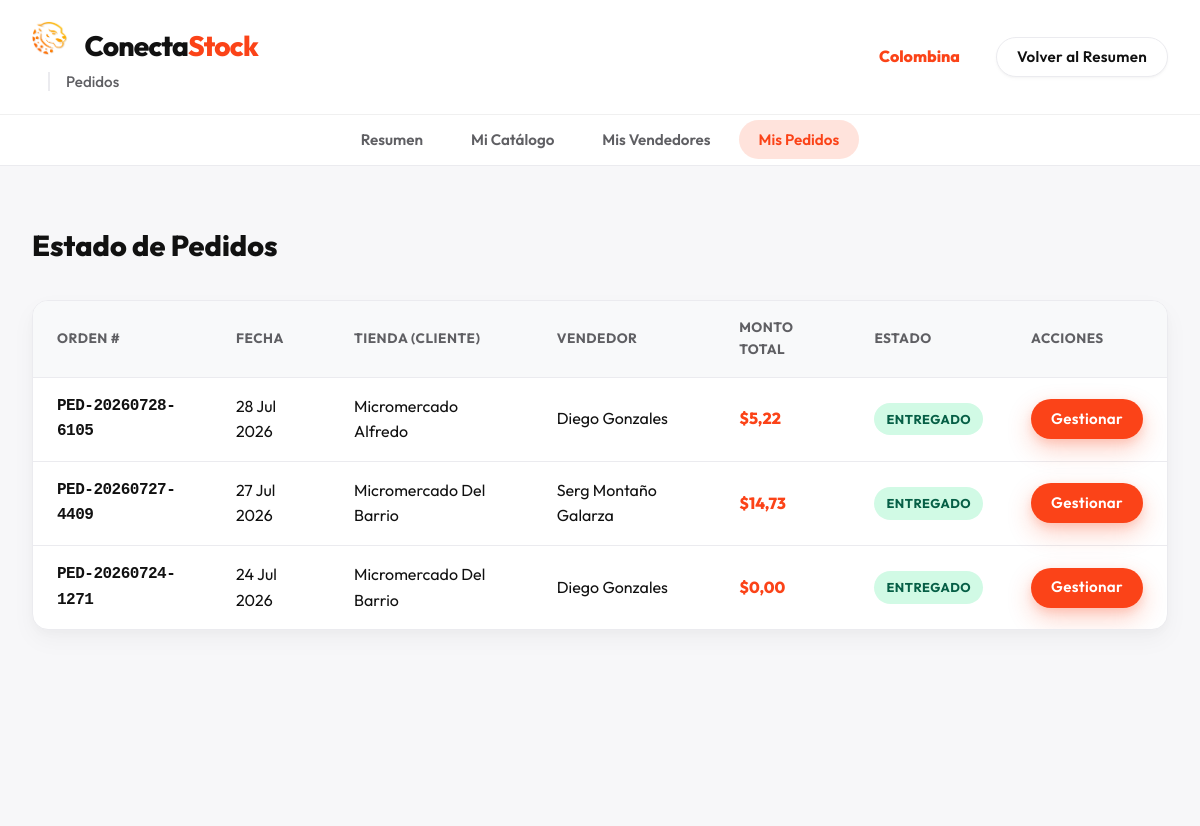
/dashboard/proveedor/pedidos/ (signed in), run on the app's committed database.
### aplicacion/models.py (models this page shows, shortened)
class Proveedor(models.Model):
    TIPO_CHOICES = (
        ('Mayorista', 'Mayorista'),
        ('Minorista', 'Minorista'),
    )
    usuario = models.OneToOneField(User, on_delete=models.CASCADE, related_name='perfil_proveedor')
    nombre_empresa = models.CharField(max_length=100)
    ruc = models.CharField(max_length=13, unique=True)
    nombre_propietario = models.CharField(max_length=50)
    apellido_propietario = models.CharField(max_length=50)
    correo = models.EmailField()
    tipo = models.CharField(max_length=20, choices=TIPO_CHOICES)
    descripcion = models.TextField()
    logo = models.ImageField(upload_to='logos_proveedores/', null=True, blank=True)
    es_verificado = models.BooleanField(default=False)
    acepta_solicitudes = models.BooleanField(default=True)

class Pedido(models.Model):
    METODO_PAGO_CHOICES = (
        ('Efectivo', 'Efectivo'),
        ('Transferencia', 'Transferencia'),
    )
    ESTADO_CHOICES = (
        ('En proceso', 'En proceso'),
        ('Enviado', 'Enviado'),
        ('En ruta', 'En ruta'),
        ('Entregado', 'Entregado'),
    )
    numero_pedido = models.CharField(max_length=20, unique=True, blank=True)
    fecha = models.DateTimeField(auto_now_add=True)
    vendedor = models.ForeignKey(Vendedor, on_delete=models.CASCADE)
    tienda = models.ForeignKey(Tienda, on_delete=models.CASCADE)
    proveedor = models.ForeignKey(Proveedor, on_delete=models.CASCADE)
    metodo_pago = models.CharField(max_length=20, choices=METODO_PAGO_CHOICES)
    numero_transferencia = models.CharField(max_length=50, null=True, blank=True)
    estado = models.CharField(max_length=20, choices=ESTADO_CHOICES, default='En proceso')
    fecha_estimada_entrega = models.DateField(null=True, blank=True)
    numero_contacto = models.CharField(max_length=10, null=True, blank=True)
    def calcular_total(self):
        detalles = self.detalles.all()
        total = sum([detalle.get_subtotal() for detalle in detalles])
        return total

class Tienda(models.Model):
    usuario = models.OneToOneField(User, on_delete=models.CASCADE, related_name='perfil_tienda')
    cedula = models.CharField(max_length=10)
    ruc_rice = models.CharField(max_length=13, blank=True, null=True)
    nombre_tienda = models.CharField(max_length=100)
    nombre_propietario = models.CharField(max_length=50)
    apellido_propietario = models.CharField(max_length=50)
    telefono = models.CharField(max_length=15)
    correo = models.EmailField()
    ubicacion_lat = models.FloatField()
    ubicacion_lng = models.FloatField()

class Vendedor(models.Model):
    SECTOR_CHOICES = (
        ('Norte', 'Norte'),
        ('Sur', 'Sur'),
        ('Este', 'Este'),
        ('Oeste', 'Oeste'),
    )
    usuario = models.OneToOneField(User, on_delete=models.CASCADE, related_name='perfil_vendedor')
    cedula = models.CharField(max_length=10, unique=True)
    ruc_rice = models.CharField(max_length=13, blank=True, null=True)
    nombre = models.CharField(max_length=50)
    apellido = models.CharField(max_length=50)
    correo = models.EmailField()
    telefono = models.CharField(max_length=15)
    ciudad = models.CharField(max_length=50)
    sector = models.CharField(max_length=20, choices=SECTOR_CHOICES)

class DetallePedido(models.Model):
    pedido = models.ForeignKey(Pedido, on_delete=models.CASCADE, related_name='detalles')
    producto = models.ForeignKey(Producto, on_delete=models.CASCADE)
    cantidad = models.IntegerField()
    precio_unitario = models.DecimalField(max_digits=10, decimal_places=2)
    def get_subtotal(self):
        return self.cantidad * self.precio_unitario

### aplicacion/views.py (the view)
# urls.py: path('dashboard/proveedor/pedidos/', views.mis_pedidos, name='mis_pedidos'),
@login_required
def mis_pedidos(request):
    if not hasattr(request.user, 'perfil_proveedor'):
        return redirect('index')
    proveedor = request.user.perfil_proveedor
    pedidos = Pedido.objects.filter(proveedor=proveedor).order_by('-fecha')
    return render(request, 'mis_pedidos.html', {'pedidos': pedidos, 'proveedor': proveedor})

### aplicacion/templates/mis_pedidos.html (shortened to what this page needs)
{% load static %}
<!DOCTYPE html>
<html lang="es">
<head>
    <link rel="stylesheet" href="{% static 'css/style.css' %}">
</head>
<body>
    <header class="b2b-header">
        <div class="container header-layout">
            <div class="logo-area">
                <strong class="brand-logo" style="display: flex; align-items: center;">
    <a href="{% url 'dashboard_proveedor' %}" class="text-decoration-none text-inherit">
        <img src="{% static 'images/iso_1.png' %}" alt="Logo" style="height: 36px; margin-right: 12px; border-radius: 4px;">
        Conecta<span class="color-accent">Stock</span>
    </a>
</strong>
                <span class="header-badge">Pedidos</span>
            </div>
            <nav aria-label="Navegación principal">
                <ul class="nav-links">
                    <li><strong class="text-primary">{{ proveedor.nombre_empresa }}</strong></li>
                    <li><a href="{% url 'dashboard_proveedor' %}" class="btn btn-secondary btn-sm">Volver al Resumen</a>
                    </li>
                </ul>
            </nav>
        </div>
    </header>
    <nav class="dashboard-nav">
        <div class="container">
            <ul>
                <li><a href="{% url 'dashboard_proveedor' %}">Resumen</a></li>
                <li><a href="{% url 'mis_productos' %}">Mi Catálogo</a></li>
                <li><a href="{% url 'mis_vendedores' %}">Mis Vendedores</a></li>
                <li><a href="{% url 'mis_pedidos' %}" class="active">Mis Pedidos</a></li>
            </ul>
        </div>
    </nav>
    <main class="dashboard-main">
        <section class="container dashboard-section">
            <h1 class="font-1-8rem mb-lg">Estado de Pedidos</h1>
            <div class="table-responsive">
                <table class="data-table">
                    <thead>
                        <tr>
                            <th>Orden #</th>
                            <th>Fecha</th>
                            <th>Tienda (Cliente)</th>
                            <th>Vendedor</th>
                            <th>Monto Total</th>
                            <th>Estado</th>
                            <th>Acciones</th>
                        </tr>
                    </thead>
                    <tbody>
                        {% for pedido in pedidos %}
                        <tr>
                            <td class="font-mono">{{ pedido.numero_pedido }}</td>
                            <td>{{ pedido.fecha|date:"d M Y" }}</td>
                            <td>{{ pedido.tienda.nombre_tienda }}</td>
                            <td>{{ pedido.vendedor.nombre }} {{ pedido.vendedor.apellido }}</td>
                            <td class="text-primary">${{ pedido.calcular_total|floatformat:2 }}</td>
                            <td>
                                {% if pedido.estado == 'En proceso' %}
                                <span class="badge badge-pending">En proceso</span>
                                {% elif pedido.estado == 'Enviado' %}
                                <span class="badge badge-info">Enviado</span>
                                {% elif pedido.estado == 'En ruta' %}
                                <span class="badge badge-route">En Ruta</span>
                                {% elif pedido.estado == 'Entregado' %}
                                <span class="badge badge-success">Entregado</span>
                                {% endif %}
                            </td>
                            <td>
                                <a href="{% url 'gestionar_pedido' pedido.id %}"
                                    class="btn btn-primary btn-sm">Gestionar</a>
                            </td>
                        </tr>
                        {% empty %}
                        <tr>
                            <td colspan="7" class="text-center-empty">
                                No hay pedidos registrados en tu empresa todavía.
                            </td>
                        </tr>
                        {% endfor %}
                    </tbody>
                </table>
            </div>
        </section>
    </main>
</body>
</html>

### data on the page
Proveedor: nombre_empresa "Colombina"
Pedido: numero_pedido "PED-20260728-6105", fecha "28 Jul 2026", tienda.nombre_tienda "Micromercado Alfredo", vendedor.nombre "Diego", vendedor.apellido "Gonzales", calcular_total "5,22", estado "ENTREGADO"
Pedido: numero_pedido "PED-20260727-4409", fecha "27 Jul 2026", tienda.nombre_tienda "Micromercado Del Barrio", vendedor.nombre "Serg", vendedor.apellido "Montaño Galarza", calcular_total "14,73", estado "ENTREGADO"
Pedido: numero_pedido "PED-20260724-1271", fecha "24 Jul 2026", tienda.nombre_tienda "Micromercado Del Barrio", vendedor.nombre "Diego", vendedor.apellido "Gonzales", calcular_total "0,00", estado "ENTREGADO"
